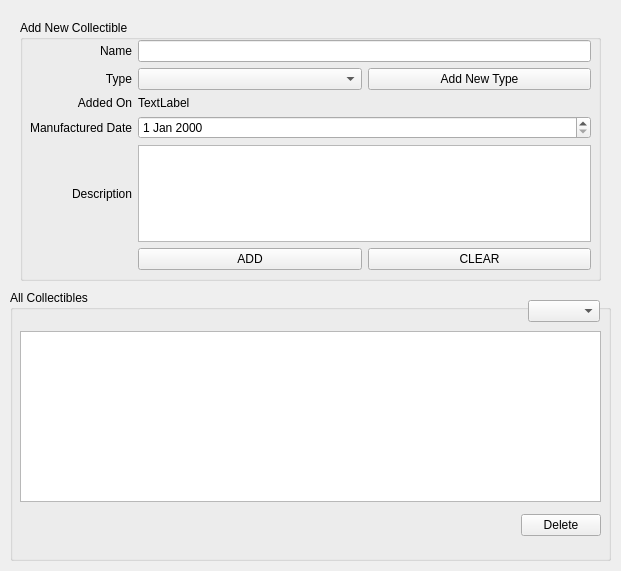
<?xml version="1.0" encoding="UTF-8"?>
<ui version="4.0">
 <class>MainWindow</class>
 <widget class="QMainWindow" name="MainWindow">
  <property name="geometry">
   <rect>
    <x>0</x>
    <y>0</y>
    <width>621</width>
    <height>571</height>
   </rect>
  </property>
  <property name="windowTitle">
   <string>Vintage Tech Shop</string>
  </property>
  <widget class="QWidget" name="centralwidget">
   <widget class="QGroupBox" name="groupBox_2">
    <property name="geometry">
     <rect>
      <x>10</x>
      <y>290</y>
      <width>601</width>
      <height>271</height>
     </rect>
    </property>
    <property name="title">
     <string>All Collectibles</string>
    </property>
    <widget class="QTableWidget" name="tbl_show">
     <property name="geometry">
      <rect>
       <x>10</x>
       <y>41</y>
       <width>581</width>
       <height>171</height>
      </rect>
     </property>
     <property name="selectionMode">
      <enum>QAbstractItemView::SingleSelection</enum>
     </property>
     <property name="selectionBehavior">
      <enum>QAbstractItemView::SelectRows</enum>
     </property>
     <property name="gridStyle">
      <enum>Qt::DashLine</enum>
     </property>
     <property name="sortingEnabled">
      <bool>true</bool>
     </property>
    </widget>
    <widget class="QWidget" name="horizontalLayoutWidget_2">
     <property name="geometry">
      <rect>
       <x>10</x>
       <y>220</y>
       <width>581</width>
       <height>31</height>
      </rect>
     </property>
     <layout class="QHBoxLayout" name="horizontalLayout_2">
      <item>
       <spacer name="horizontalSpacer">
        <property name="orientation">
         <enum>Qt::Horizontal</enum>
        </property>
        <property name="sizeHint" stdset="0">
         <size>
          <width>40</width>
          <height>20</height>
         </size>
        </property>
       </spacer>
      </item>
      <item>
       <widget class="QPushButton" name="btn_delete">
        <property name="text">
         <string>Delete</string>
        </property>
       </widget>
      </item>
     </layout>
    </widget>
    <widget class="QWidget" name="horizontalLayoutWidget">
     <property name="geometry">
      <rect>
       <x>19</x>
       <y>10</y>
       <width>571</width>
       <height>22</height>
      </rect>
     </property>
     <layout class="QHBoxLayout" name="horizontalLayout_3">
      <item>
       <spacer name="horizontalSpacer_2">
        <property name="orientation">
         <enum>Qt::Horizontal</enum>
        </property>
        <property name="sizeHint" stdset="0">
         <size>
          <width>40</width>
          <height>20</height>
         </size>
        </property>
       </spacer>
      </item>
      <item>
       <widget class="QComboBox" name="cmb_typedisplay"/>
      </item>
     </layout>
    </widget>
   </widget>
   <widget class="QWidget" name="verticalLayoutWidget">
    <property name="geometry">
     <rect>
      <x>10</x>
      <y>10</y>
      <width>601</width>
      <height>271</height>
     </rect>
    </property>
    <layout class="QVBoxLayout" name="verticalLayout_2">
     <property name="leftMargin">
      <number>10</number>
     </property>
     <property name="topMargin">
      <number>10</number>
     </property>
     <property name="rightMargin">
      <number>10</number>
     </property>
     <item>
      <widget class="QGroupBox" name="groupBox">
       <property name="title">
        <string>Add New Collectible</string>
       </property>
       <widget class="QWidget" name="gridLayoutWidget">
        <property name="geometry">
         <rect>
          <x>10</x>
          <y>20</y>
          <width>561</width>
          <height>230</height>
         </rect>
        </property>
        <layout class="QGridLayout" name="gridLayout">
         <item row="6" column="1">
          <layout class="QHBoxLayout" name="horizontalLayout">
           <item>
            <widget class="QPushButton" name="btn_add">
             <property name="text">
              <string>ADD</string>
             </property>
            </widget>
           </item>
           <item>
            <widget class="QPushButton" name="btn_clear">
             <property name="text">
              <string>CLEAR</string>
             </property>
            </widget>
           </item>
          </layout>
         </item>
         <item row="0" column="0">
          <widget class="QLabel" name="lbl_name">
           <property name="layoutDirection">
            <enum>Qt::LeftToRight</enum>
           </property>
           <property name="text">
            <string>Name</string>
           </property>
           <property name="alignment">
            <set>Qt::AlignRight|Qt::AlignTrailing|Qt::AlignVCenter</set>
           </property>
          </widget>
         </item>
         <item row="1" column="0">
          <widget class="QLabel" name="lbl_type">
           <property name="layoutDirection">
            <enum>Qt::LeftToRight</enum>
           </property>
           <property name="text">
            <string>Type</string>
           </property>
           <property name="alignment">
            <set>Qt::AlignRight|Qt::AlignTrailing|Qt::AlignVCenter</set>
           </property>
          </widget>
         </item>
         <item row="0" column="1">
          <widget class="QLineEdit" name="txt_name"/>
         </item>
         <item row="2" column="0">
          <widget class="QLabel" name="lbl_dateadded">
           <property name="text">
            <string>Added On</string>
           </property>
           <property name="alignment">
            <set>Qt::AlignRight|Qt::AlignTrailing|Qt::AlignVCenter</set>
           </property>
          </widget>
         </item>
         <item row="3" column="1">
          <widget class="QDateEdit" name="date_dateman"/>
         </item>
         <item row="4" column="0">
          <widget class="QLabel" name="lbl_desc">
           <property name="text">
            <string>Description</string>
           </property>
           <property name="alignment">
            <set>Qt::AlignRight|Qt::AlignTrailing|Qt::AlignVCenter</set>
           </property>
          </widget>
         </item>
         <item row="4" column="1">
          <widget class="QTextEdit" name="txt_desc"/>
         </item>
         <item row="3" column="0">
          <widget class="QLabel" name="lbl_dateman">
           <property name="text">
            <string>Manufactured Date</string>
           </property>
           <property name="alignment">
            <set>Qt::AlignRight|Qt::AlignTrailing|Qt::AlignVCenter</set>
           </property>
          </widget>
         </item>
         <item row="2" column="1">
          <widget class="QLabel" name="lbl_datenow">
           <property name="text">
            <string>TextLabel</string>
           </property>
          </widget>
         </item>
         <item row="1" column="1">
          <layout class="QHBoxLayout" name="horizontalLayout_4">
           <item>
            <widget class="QComboBox" name="cmb_type"/>
           </item>
           <item>
            <widget class="QPushButton" name="btn_newtype">
             <property name="text">
              <string>Add New Type</string>
             </property>
            </widget>
           </item>
          </layout>
         </item>
        </layout>
       </widget>
      </widget>
     </item>
    </layout>
   </widget>
  </widget>
 </widget>
 <tabstops>
  <tabstop>txt_name</tabstop>
  <tabstop>cmb_type</tabstop>
  <tabstop>btn_newtype</tabstop>
  <tabstop>date_dateman</tabstop>
  <tabstop>txt_desc</tabstop>
  <tabstop>btn_add</tabstop>
  <tabstop>btn_clear</tabstop>
  <tabstop>tbl_show</tabstop>
  <tabstop>btn_delete</tabstop>
 </tabstops>
 <resources/>
 <connections/>
</ui>
